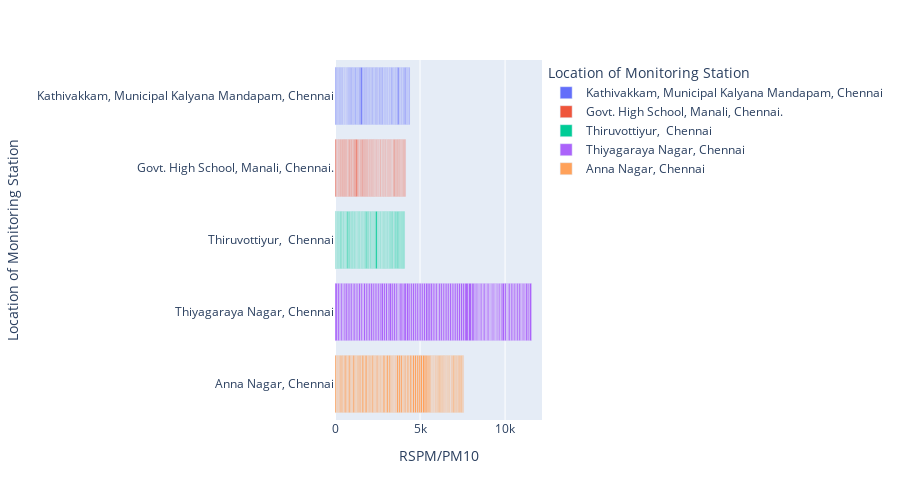

Source (notebook cell):
### Code cell
#br graph using plotly
import plotly.express as px
px.bar(new_data.head(500), x = 'RSPM/PM10', y = 'Location of Monitoring Station', 
       color = 'Location of Monitoring Station', height = 500, hover_data = ['RSPM/PM10', 'Location of Monitoring Station'])

### Figure 1 — Plotly figure (JSON) as saved in the notebook; plotly's stock layout.template omitted (floating-point values rounded to 4 significant figures)
{"data": [{"alignmentgroup": "True", "hovertemplate": "Location of Monitoring Station=%{y}<br>RSPM/PM10=%{x}<extra></extra>", "legendgroup": "Kathivakkam, Municipal Kalyana Mandapam, Chennai", "marker": {"color": "#636efa", "pattern": {"shape": ""}}, "name": "Kathivakkam, Municipal Kalyana Mandapam, Chennai", "offsetgroup": "Kathivakkam, Municipal Kalyana Mandapam, Chennai", "orientation": "h", "showlegend": true, "textposition": "auto", "type": "bar", "x": [55, 45, 50, 46, 42, 43, 51, 46, 50, 48, 32, 29, 17, 44, 25, 29, 29, 41, 43, 42, 54, 62, 66, 40, 56, 50, 49, 63, 42, 44, 43, 48, 63, 119, 61, 48, 52, 43, 53, 57, 39, 47, 45, 43, 40, 46, 55, 42, 35, 40, 49, 50, 58, 42, 40, 55, 41, 51, 74, 40, 42, 42, 41, 45, 43, 43, 34, 35, 39, 45, 42, 60, 51, 41, 34, 40, 38, 51, 47, 104, 45, 34, 41, 44, 39, 40, 53, 56, 65, 33, 46, 50, 44, 45], "xaxis": "x", "y": ["Kathivakkam, Municipal Kalyana Mandapam, Chennai", "Kathivakkam, Municipal Kalyana Mandapam, Chennai", "Kathivakkam, Municipal Kalyana Mandapam, Chennai", "Kathivakkam, Municipal Kalyana Mandapam, Chennai", "Kathivakkam, Municipal Kalyana Mandapam, Chennai", "Kathivakkam, Municipal Kalyana Mandapam, Chennai", "Kathivakkam, Municipal Kalyana Mandapam, Chennai", "Kathivakkam, Municipal Kalyana Mandapam, Chennai", "Kathivakkam, Municipal Kalyana Mandapam, Chennai", "Kathivakkam, Municipal Kalyana Mandapam, Chennai", "Kathivakkam, Municipal Kalyana Mandapam, Chennai", "Kathivakkam, Municipal Kalyana Mandapam, Chennai", "Kathivakkam, Municipal Kalyana Mandapam, Chennai", "Kathivakkam, Municipal Kalyana Mandapam, Chennai", "Kathivakkam, Municipal Kalyana Mandapam, Chennai", "Kathivakkam, Municipal Kalyana Mandapam, Chennai", "Kathivakkam, Municipal Kalyana Mandapam, Chennai", "Kathivakkam, Municipal Kalyana Mandapam, Chennai", "Kathivakkam, Municipal Kalyana Mandapam, Chennai", "Kathivakkam, Municipal Kalyana Mandapam, Chennai", "Kathivakkam, Municipal Kalyana Mandapam, Chennai", "Kathivakkam, Municipal Kalyana Mandapam, Chennai", "Kathivakkam, Municipal Kalyana Mandapam, Chennai", "Kathivakkam, Municipal Kalyana Mandapam, Chennai", "Kathivakkam, Municipal Kalyana Mandapam, Chennai", "Kathivakkam, Municipal Kalyana Mandapam, Chennai", "Kathivakkam, Municipal Kalyana Mandapam, Chennai", "Kathivakkam, Municipal Kalyana Mandapam, Chennai", "Kathivakkam, Municipal Kalyana Mandapam, Chennai", "Kathivakkam, Municipal Kalyana Mandapam, Chennai", "Kathivakkam, Municipal Kalyana Mandapam, Chennai", "Kathivakkam, Municipal Kalyana Mandapam, Chennai", "Kathivakkam, Municipal Kalyana Mandapam, Chennai", "Kathivakkam, Municipal Kalyana Mandapam, Chennai", "Kathivakkam, Municipal Kalyana Mandapam, Chennai", "Kathivakkam, Municipal Kalyana Mandapam, Chennai", "Kathivakkam, Municipal Kalyana Mandapam, Chennai", "Kathivakkam, Municipal Kalyana Mandapam, Chennai", "Kathivakkam, Municipal Kalyana Mandapam, Chennai", "Kathivakkam, Municipal Kalyana Mandapam, Chennai", "Kathivakkam, Municipal Kalyana Mandapam, Chennai", "Kathivakkam, Municipal Kalyana Mandapam, Chennai", "Kathivakkam, Municipal Kalyana Mandapam, Chennai", "Kathivakkam, Municipal Kalyana Mandapam, Chennai", "Kathivakkam, Municipal Kalyana Mandapam, Chennai", "Kathivakkam, Municipal Kalyana Mandapam, Chennai", "Kathivakkam, Municipal Kalyana Mandapam, Chennai", "Kathivakkam, Municipal Kalyana Mandapam, Chennai", "Kathivakkam, Municipal Kalyana Mandapam, Chennai", "Kathivakkam, Municipal Kalyana Mandapam, Chennai", "Kathivakkam, Municipal Kalyana Mandapam, Chennai", "Kathivakkam, Municipal Kalyana Mandapam, Chennai", "Kathivakkam, Municipal Kalyana Mandapam, Chennai", "Kathivakkam, Municipal Kalyana Mandapam, Chennai", "Kathivakkam, Municipal Kalyana Mandapam, Chennai", "Kathivakkam, Municipal Kalyana Mandapam, Chennai", "Kathivakkam, Municipal Kalyana Mandapam, Chennai", "Kathivakkam, Municipal Kalyana Mandapam, Chennai", "Kathivakkam, Municipal Kalyana Mandapam, Chennai", "Kathivakkam, Municipal Kalyana Mandapam, Chennai", "Kathivakkam, Municipal Kalyana Mandapam, Chennai", "Kathivakkam, Municipal Kalyana Mandapam, Chennai", "Kathivakkam, Municipal Kalyana Mandapam, Chennai", "Kathivakkam, Municipal Kalyana Mandapam, Chennai", "Kathivakkam, Municipal Kalyana Mandapam, Chennai", "Kathivakkam, Municipal Kalyana Mandapam, Chennai", "Kathivakkam, Municipal Kalyana Mandapam, Chennai", "Kathivakkam, Municipal Kalyana Mandapam, Chennai", "Kathivakkam, Municipal Kalyana Mandapam, Chennai", "Kathivakkam, Municipal Kalyana Mandapam, Chennai", "Kathivakkam, Municipal Kalyana Mandapam, Chennai", "Kathivakkam, Municipal Kalyana Mandapam, Chennai", "Kathivakkam, Municipal Kalyana Mandapam, Chennai", "Kathivakkam, Municipal Kalyana Mandapam, Chennai", "Kathivakkam, Municipal Kalyana Mandapam, Chennai", "Kathivakkam, Municipal Kalyana Mandapam, Chennai", "Kathivakkam, Municipal Kalyana Mandapam, Chennai", "Kathivakkam, Municipal Kalyana Mandapam, Chennai", "Kathivakkam, Municipal Kalyana Mandapam, Chennai", "Kathivakkam, Municipal Kalyana Mandapam, Chennai", "Kathivakkam, Municipal Kalyana Mandapam, Chennai", "Kathivakkam, Municipal Kalyana Mandapam, Chennai", "Kathivakkam, Municipal Kalyana Mandapam, Chennai", "Kathivakkam, Municipal Kalyana Mandapam, Chennai", "Kathivakkam, Municipal Kalyana Mandapam, Chennai", "Kathivakkam, Municipal Kalyana Mandapam, Chennai", "Kathivakkam, Municipal Kalyana Mandapam, Chennai", "Kathivakkam, Municipal Kalyana Mandapam, Chennai", "Kathivakkam, Municipal Kalyana Mandapam, Chennai", "Kathivakkam, Municipal Kalyana Mandapam, Chennai", "Kathivakkam, Municipal Kalyana Mandapam, Chennai", "Kathivakkam, Municipal Kalyana Mandapam, Chennai", "Kathivakkam, Municipal Kalyana Mandapam, Chennai", "Kathivakkam, Municipal Kalyana Mandapam, Chennai"], "yaxis": "y"}, {"alignmentgroup": "True", "hovertemplate": "Location of Monitoring Station=%{y}<br>RSPM/PM10=%{x}<extra></extra>", "legendgroup": "Govt. High School, Manali, Chennai.", "marker": {"color": "#EF553B", "pattern": {"shape": ""}}, "name": "Govt. High School, Manali, Chennai.", "offsetgroup": "Govt. High School, Manali, Chennai.", "orientation": "h", "showlegend": true, "textposition": "auto", "type": "bar", "x": [68, 39, 43, 34, 35, 43, 48, 55, 47, 52, 45, 60, 47, 59, 57, 39, 42, 63, 46, 43, 65, 48, 54, 64, 105, 61, 47, 38, 34, 51, 48, 64, 47, 56, 53, 56, 56, 64, 32, 41, 39, 50, 49, 32, 51, 42, 29, 35, 39, 41, 36, 35, 34, 41, 28, 29, 52, 26, 29, 38, 34, 38, 39, 36, 37, 42, 32, 37, 35, 25, 51, 42, 32, 46, 29, 27, 29, 50, 62, 38, 47, 51, 54, 42, 41, 49, 45, 42, 27, 48, 49, 45, 44], "xaxis": "x", "y": ["Govt. High School, Manali, Chennai.", "Govt. High School, Manali, Chennai.", "Govt. High School, Manali, Chennai.", "Govt. High School, Manali, Chennai.", "Govt. High School, Manali, Chennai.", "Govt. High School, Manali, Chennai.", "Govt. High School, Manali, Chennai.", "Govt. High School, Manali, Chennai.", "Govt. High School, Manali, Chennai.", "Govt. High School, Manali, Chennai.", "Govt. High School, Manali, Chennai.", "Govt. High School, Manali, Chennai.", "Govt. High School, Manali, Chennai.", "Govt. High School, Manali, Chennai.", "Govt. High School, Manali, Chennai.", "Govt. High School, Manali, Chennai.", "Govt. High School, Manali, Chennai.", "Govt. High School, Manali, Chennai.", "Govt. High School, Manali, Chennai.", "Govt. High School, Manali, Chennai.", "Govt. High School, Manali, Chennai.", "Govt. High School, Manali, Chennai.", "Govt. High School, Manali, Chennai.", "Govt. High School, Manali, Chennai.", "Govt. High School, Manali, Chennai.", "Govt. High School, Manali, Chennai.", "Govt. High School, Manali, Chennai.", "Govt. High School, Manali, Chennai.", "Govt. High School, Manali, Chennai.", "Govt. High School, Manali, Chennai.", "Govt. High School, Manali, Chennai.", "Govt. High School, Manali, Chennai.", "Govt. High School, Manali, Chennai.", "Govt. High School, Manali, Chennai.", "Govt. High School, Manali, Chennai.", "Govt. High School, Manali, Chennai.", "Govt. High School, Manali, Chennai.", "Govt. High School, Manali, Chennai.", "Govt. High School, Manali, Chennai.", "Govt. High School, Manali, Chennai.", "Govt. High School, Manali, Chennai.", "Govt. High School, Manali, Chennai.", "Govt. High School, Manali, Chennai.", "Govt. High School, Manali, Chennai.", "Govt. High School, Manali, Chennai.", "Govt. High School, Manali, Chennai.", "Govt. High School, Manali, Chennai.", "Govt. High School, Manali, Chennai.", "Govt. High School, Manali, Chennai.", "Govt. High School, Manali, Chennai.", "Govt. High School, Manali, Chennai.", "Govt. High School, Manali, Chennai.", "Govt. High School, Manali, Chennai.", "Govt. High School, Manali, Chennai.", "Govt. High School, Manali, Chennai.", "Govt. High School, Manali, Chennai.", "Govt. High School, Manali, Chennai.", "Govt. High School, Manali, Chennai.", "Govt. High School, Manali, Chennai.", "Govt. High School, Manali, Chennai.", "Govt. High School, Manali, Chennai.", "Govt. High School, Manali, Chennai.", "Govt. High School, Manali, Chennai.", "Govt. High School, Manali, Chennai.", "Govt. High School, Manali, Chennai.", "Govt. High School, Manali, Chennai.", "Govt. High School, Manali, Chennai.", "Govt. High School, Manali, Chennai.", "Govt. High School, Manali, Chennai.", "Govt. High School, Manali, Chennai.", "Govt. High School, Manali, Chennai.", "Govt. High School, Manali, Chennai.", "Govt. High School, Manali, Chennai.", "Govt. High School, Manali, Chennai.", "Govt. High School, Manali, Chennai.", "Govt. High School, Manali, Chennai.", "Govt. High School, Manali, Chennai.", "Govt. High School, Manali, Chennai.", "Govt. High School, Manali, Chennai.", "Govt. High School, Manali, Chennai.", "Govt. High School, Manali, Chennai.", "Govt. High School, Manali, Chennai.", "Govt. High School, Manali, Chennai.", "Govt. High School, Manali, Chennai.", "Govt. High School, Manali, Chennai.", "Govt. High School, Manali, Chennai.", "Govt. High School, Manali, Chennai.", "Govt. High School, Manali, Chennai.", "Govt. High School, Manali, Chennai.", "Govt. High School, Manali, Chennai.", "Govt. High School, Manali, Chennai.", "Govt. High School, Manali, Chennai.", "Govt. High School, Manali, Chennai."], "yaxis": "y"}, {"alignmentgroup": "True", "hovertemplate": "Location of Monitoring Station=%{y}<br>RSPM/PM10=%{x}<extra></extra>", "legendgroup": "Thiruvottiyur,  Chennai", "marker": {"color": "#00cc96", "pattern": {"shape": ""}}, "name": "Thiruvottiyur,  Chennai", "offsetgroup": "Thiruvottiyur,  Chennai", "orientation": "h", "showlegend": true, "textposition": "auto", "type": "bar", "x": [31, 40, 30, 31, 35, 38, 49, 36, 54, 51, 44, 41, 46, 46, 25, 35, 28, 46, 68, 53, 53, 36, 41, 46, 42, 40, 42, 46, 35, 43, 30, 27, 34, 32, 45, 32, 48, 33, 41, 32, 36, 38, 39, 36, 54, 71, 47, 58, 42, 36, 52, 37, 43, 35, 45, 36, 24, 68, 100, 46, 30, 41, 35, 38, 44, 31, 37, 32, 33, 48, 41, 29, 36, 41, 40, 36, 33, 40, 46, 55, 54, 57, 30, 32, 49, 59, 49, 60, 52, 46, 45, 50, 49, 44, 50, 50], "xaxis": "x", "y": ["Thiruvottiyur,  Chennai", "Thiruvottiyur,  Chennai", "Thiruvottiyur,  Chennai", "Thiruvottiyur,  Chennai", "Thiruvottiyur,  Chennai", "Thiruvottiyur,  Chennai", "Thiruvottiyur,  Chennai", "Thiruvottiyur,  Chennai", "Thiruvottiyur,  Chennai", "Thiruvottiyur,  Chennai", "Thiruvottiyur,  Chennai", "Thiruvottiyur,  Chennai", "Thiruvottiyur,  Chennai", "Thiruvottiyur,  Chennai", "Thiruvottiyur,  Chennai", "Thiruvottiyur,  Chennai", "Thiruvottiyur,  Chennai", "Thiruvottiyur,  Chennai", "Thiruvottiyur,  Chennai", "Thiruvottiyur,  Chennai", "Thiruvottiyur,  Chennai", "Thiruvottiyur,  Chennai", "Thiruvottiyur,  Chennai", "Thiruvottiyur,  Chennai", "Thiruvottiyur,  Chennai", "Thiruvottiyur,  Chennai", "Thiruvottiyur,  Chennai", "Thiruvottiyur,  Chennai", "Thiruvottiyur,  Chennai", "Thiruvottiyur,  Chennai", "Thiruvottiyur,  Chennai", "Thiruvottiyur,  Chennai", "Thiruvottiyur,  Chennai", "Thiruvottiyur,  Chennai", "Thiruvottiyur,  Chennai", "Thiruvottiyur,  Chennai", "Thiruvottiyur,  Chennai", "Thiruvottiyur,  Chennai", "Thiruvottiyur,  Chennai", "Thiruvottiyur,  Chennai", "Thiruvottiyur,  Chennai", "Thiruvottiyur,  Chennai", "Thiruvottiyur,  Chennai", "Thiruvottiyur,  Chennai", "Thiruvottiyur,  Chennai", "Thiruvottiyur,  Chennai", "Thiruvottiyur,  Chennai", "Thiruvottiyur,  Chennai", "Thiruvottiyur,  Chennai", "Thiruvottiyur,  Chennai", "Thiruvottiyur,  Chennai", "Thiruvottiyur,  Chennai", "Thiruvottiyur,  Chennai", "Thiruvottiyur,  Chennai", "Thiruvottiyur,  Chennai", "Thiruvottiyur,  Chennai", "Thiruvottiyur,  Chennai", "Thiruvottiyur,  Chennai", "Thiruvottiyur,  Chennai", "Thiruvottiyur,  Chennai", "Thiruvottiyur,  Chennai", "Thiruvottiyur,  Chennai", "Thiruvottiyur,  Chennai", "Thiruvottiyur,  Chennai", "Thiruvottiyur,  Chennai", "Thiruvottiyur,  Chennai", "Thiruvottiyur,  Chennai", "Thiruvottiyur,  Chennai", "Thiruvottiyur,  Chennai", "Thiruvottiyur,  Chennai", "Thiruvottiyur,  Chennai", "Thiruvottiyur,  Chennai", "Thiruvottiyur,  Chennai", "Thiruvottiyur,  Chennai", "Thiruvottiyur,  Chennai", "Thiruvottiyur,  Chennai", "Thiruvottiyur,  Chennai", "Thiruvottiyur,  Chennai", "Thiruvottiyur,  Chennai", "Thiruvottiyur,  Chennai", "Thiruvottiyur,  Chennai", "Thiruvottiyur,  Chennai", "Thiruvottiyur,  Chennai", "Thiruvottiyur,  Chennai", "Thiruvottiyur,  Chennai", "Thiruvottiyur,  Chennai", "Thiruvottiyur,  Chennai", "Thiruvottiyur,  Chennai", "Thiruvottiyur,  Chennai", "Thiruvottiyur,  Chennai", "Thiruvottiyur,  Chennai", "Thiruvottiyur,  Chennai", "Thiruvottiyur,  Chennai", "Thiruvottiyur,  Chennai", "Thiruvottiyur,  Chennai", "Thiruvottiyur,  Chennai"], "yaxis": "y"}, {"alignmentgroup": "True", "hovertemplate": "Location of Monitoring Station=%{y}<br>RSPM/PM10=%{x}<extra></extra>", "legendgroup": "Thiyagaraya Nagar, Chennai", "marker": {"color": "#ab63fa", "pattern": {"shape": ""}}, "name": "Thiyagaraya Nagar, Chennai", "offsetgroup": "Thiyagaraya Nagar, Chennai", "orientation": "h", "showlegend": true, "textposition": "auto", "type": "bar", "x": [142, 115, 83, 96, 82, 84, 122, 105, 107, 92, 90, 102, 81, 89, 120, 99, 67, 119, 103, 95, 106, 124, 91, 103, 98, 96, 103, 146, 111, 117, 93, 163, 105, 118, 99, 79, 77, 128, 103, 147, 153, 103, 106, 121, 102, 114, 99, 109, 101, 115, 148, 131, 125, 104, 98, 108, 65, 116, 110, 99, 101, 110, 96, 114, 100, 104, 107, 105, 115, 129, 125, 211, 202, 143, 98, 76, 94, 64, 69, 83, 86, 86, 77, 79, 81, 74, 71, 69, 72, 77, 75, 68, 61, 87, 89, 157, 103, 58, 84, 94, 99, 95, 87, 88, 95, 109, 83, 78, 72, 89, 130, 79, 138], "xaxis": "x", "y": ["Thiyagaraya Nagar, Chennai", "Thiyagaraya Nagar, Chennai", "Thiyagaraya Nagar, Chennai", "Thiyagaraya Nagar, Chennai", "Thiyagaraya Nagar, Chennai", "Thiyagaraya Nagar, Chennai", "Thiyagaraya Nagar, Chennai", "Thiyagaraya Nagar, Chennai", "Thiyagaraya Nagar, Chennai", "Thiyagaraya Nagar, Chennai", "Thiyagaraya Nagar, Chennai", "Thiyagaraya Nagar, Chennai", "Thiyagaraya Nagar, Chennai", "Thiyagaraya Nagar, Chennai", "Thiyagaraya Nagar, Chennai", "Thiyagaraya Nagar, Chennai", "Thiyagaraya Nagar, Chennai", "Thiyagaraya Nagar, Chennai", "Thiyagaraya Nagar, Chennai", "Thiyagaraya Nagar, Chennai", "Thiyagaraya Nagar, Chennai", "Thiyagaraya Nagar, Chennai", "Thiyagaraya Nagar, Chennai", "Thiyagaraya Nagar, Chennai", "Thiyagaraya Nagar, Chennai", "Thiyagaraya Nagar, Chennai", "Thiyagaraya Nagar, Chennai", "Thiyagaraya Nagar, Chennai", "Thiyagaraya Nagar, Chennai", "Thiyagaraya Nagar, Chennai", "Thiyagaraya Nagar, Chennai", "Thiyagaraya Nagar, Chennai", "Thiyagaraya Nagar, Chennai", "Thiyagaraya Nagar, Chennai", "Thiyagaraya Nagar, Chennai", "Thiyagaraya Nagar, Chennai", "Thiyagaraya Nagar, Chennai", "Thiyagaraya Nagar, Chennai", "Thiyagaraya Nagar, Chennai", "Thiyagaraya Nagar, Chennai", "Thiyagaraya Nagar, Chennai", "Thiyagaraya Nagar, Chennai", "Thiyagaraya Nagar, Chennai", "Thiyagaraya Nagar, Chennai", "Thiyagaraya Nagar, Chennai", "Thiyagaraya Nagar, Chennai", "Thiyagaraya Nagar, Chennai", "Thiyagaraya Nagar, Chennai", "Thiyagaraya Nagar, Chennai", "Thiyagaraya Nagar, Chennai", "Thiyagaraya Nagar, Chennai", "Thiyagaraya Nagar, Chennai", "Thiyagaraya Nagar, Chennai", "Thiyagaraya Nagar, Chennai", "Thiyagaraya Nagar, Chennai", "Thiyagaraya Nagar, Chennai", "Thiyagaraya Nagar, Chennai", "Thiyagaraya Nagar, Chennai", "Thiyagaraya Nagar, Chennai", "Thiyagaraya Nagar, Chennai", "Thiyagaraya Nagar, Chennai", "Thiyagaraya Nagar, Chennai", "Thiyagaraya Nagar, Chennai", "Thiyagaraya Nagar, Chennai", "Thiyagaraya Nagar, Chennai", "Thiyagaraya Nagar, Chennai", "Thiyagaraya Nagar, Chennai", "Thiyagaraya Nagar, Chennai", "Thiyagaraya Nagar, Chennai", "Thiyagaraya Nagar, Chennai", "Thiyagaraya Nagar, Chennai", "Thiyagaraya Nagar, Chennai", "Thiyagaraya Nagar, Chennai", "Thiyagaraya Nagar, Chennai", "Thiyagaraya Nagar, Chennai", "Thiyagaraya Nagar, Chennai", "Thiyagaraya Nagar, Chennai", "Thiyagaraya Nagar, Chennai", "Thiyagaraya Nagar, Chennai", "Thiyagaraya Nagar, Chennai", "Thiyagaraya Nagar, Chennai", "Thiyagaraya Nagar, Chennai", "Thiyagaraya Nagar, Chennai", "Thiyagaraya Nagar, Chennai", "Thiyagaraya Nagar, Chennai", "Thiyagaraya Nagar, Chennai", "Thiyagaraya Nagar, Chennai", "Thiyagaraya Nagar, Chennai", "Thiyagaraya Nagar, Chennai", "Thiyagaraya Nagar, Chennai", "Thiyagaraya Nagar, Chennai", "Thiyagaraya Nagar, Chennai", "Thiyagaraya Nagar, Chennai", "Thiyagaraya Nagar, Chennai", "Thiyagaraya Nagar, Chennai", "Thiyagaraya Nagar, Chennai", "Thiyagaraya Nagar, Chennai", "Thiyagaraya Nagar, Chennai", "Thiyagaraya Nagar, Chennai", "Thiyagaraya Nagar, Chennai", "Thiyagaraya Nagar, Chennai", "Thiyagaraya Nagar, Chennai", "Thiyagaraya Nagar, Chennai", "Thiyagaraya Nagar, Chennai", "Thiyagaraya Nagar, Chennai", "Thiyagaraya Nagar, Chennai", "Thiyagaraya Nagar, Chennai", "Thiyagaraya Nagar, Chennai", "Thiyagaraya Nagar, Chennai", "Thiyagaraya Nagar, Chennai", "Thiyagaraya Nagar, Chennai", "Thiyagaraya Nagar, Chennai", "Thiyagaraya Nagar, Chennai"], "yaxis": "y"}, {"alignmentgroup": "True", "hovertemplate": "Location of Monitoring Station=%{y}<br>RSPM/PM10=%{x}<extra></extra>", "legendgroup": "Anna Nagar, Chennai", "marker": {"color": "#FFA15A", "pattern": {"shape": ""}}, "name": "Anna Nagar, Chennai", "offsetgroup": "Anna Nagar, Chennai", "orientation": "h", "showlegend": true, "textposition": "auto", "type": "bar", "x": [94, 65, 52, 73, 74, 70, 77, 80, 80, 75, 78, 86, 74, 63, 93, 85, 54, 75, 67, 67, 80, 97, 75, 92, 89, 72, 69, 61, 55, 82, 66, 72, 75, 71, 56, 54, 60, 48, 42, 91, 83, 78, 102, 96, 68, 61, 62, 65, 47, 75, 122, 122, 98, 75, 71, 72, 45, 75, 77, 101, 77, 119, 112, 107, 115, 133, 150, 123, 107, 72, 68, 47, 38, 55, 38, 45, 59, 51, 54, 61, 68, 64, 60, 64, 61, 58, 53, 49, 51, 49, 60, 41, 38, 58, 58, 99, 59, 62, 52, 69, 67, 64, 74, 67], "xaxis": "x", "y": ["Anna Nagar, Chennai", "Anna Nagar, Chennai", "Anna Nagar, Chennai", "Anna Nagar, Chennai", "Anna Nagar, Chennai", "Anna Nagar, Chennai", "Anna Nagar, Chennai", "Anna Nagar, Chennai", "Anna Nagar, Chennai", "Anna Nagar, Chennai", "Anna Nagar, Chennai", "Anna Nagar, Chennai", "Anna Nagar, Chennai", "Anna Nagar, Chennai", "Anna Nagar, Chennai", "Anna Nagar, Chennai", "Anna Nagar, Chennai", "Anna Nagar, Chennai", "Anna Nagar, Chennai", "Anna Nagar, Chennai", "Anna Nagar, Chennai", "Anna Nagar, Chennai", "Anna Nagar, Chennai", "Anna Nagar, Chennai", "Anna Nagar, Chennai", "Anna Nagar, Chennai", "Anna Nagar, Chennai", "Anna Nagar, Chennai", "Anna Nagar, Chennai", "Anna Nagar, Chennai", "Anna Nagar, Chennai", "Anna Nagar, Chennai", "Anna Nagar, Chennai", "Anna Nagar, Chennai", "Anna Nagar, Chennai", "Anna Nagar, Chennai", "Anna Nagar, Chennai", "Anna Nagar, Chennai", "Anna Nagar, Chennai", "Anna Nagar, Chennai", "Anna Nagar, Chennai", "Anna Nagar, Chennai", "Anna Nagar, Chennai", "Anna Nagar, Chennai", "Anna Nagar, Chennai", "Anna Nagar, Chennai", "Anna Nagar, Chennai", "Anna Nagar, Chennai", "Anna Nagar, Chennai", "Anna Nagar, Chennai", "Anna Nagar, Chennai", "Anna Nagar, Chennai", "Anna Nagar, Chennai", "Anna Nagar, Chennai", "Anna Nagar, Chennai", "Anna Nagar, Chennai", "Anna Nagar, Chennai", "Anna Nagar, Chennai", "Anna Nagar, Chennai", "Anna Nagar, Chennai", "Anna Nagar, Chennai", "Anna Nagar, Chennai", "Anna Nagar, Chennai", "Anna Nagar, Chennai", "Anna Nagar, Chennai", "Anna Nagar, Chennai", "Anna Nagar, Chennai", "Anna Nagar, Chennai", "Anna Nagar, Chennai", "Anna Nagar, Chennai", "Anna Nagar, Chennai", "Anna Nagar, Chennai", "Anna Nagar, Chennai", "Anna Nagar, Chennai", "Anna Nagar, Chennai", "Anna Nagar, Chennai", "Anna Nagar, Chennai", "Anna Nagar, Chennai", "Anna Nagar, Chennai", "Anna Nagar, Chennai", "Anna Nagar, Chennai", "Anna Nagar, Chennai", "Anna Nagar, Chennai", "Anna Nagar, Chennai", "Anna Nagar, Chennai", "Anna Nagar, Chennai", "Anna Nagar, Chennai", "Anna Nagar, Chennai", "Anna Nagar, Chennai", "Anna Nagar, Chennai", "Anna Nagar, Chennai", "Anna Nagar, Chennai", "Anna Nagar, Chennai", "Anna Nagar, Chennai", "Anna Nagar, Chennai", "Anna Nagar, Chennai", "Anna Nagar, Chennai", "Anna Nagar, Chennai", "Anna Nagar, Chennai", "Anna Nagar, Chennai", "Anna Nagar, Chennai", "Anna Nagar, Chennai", "Anna Nagar, Chennai", "Anna Nagar, Chennai"], "yaxis": "y"}], "layout": {"barmode": "relative", "height": 500, "legend": {"title": {"text": "Location of Monitoring Station"}, "tracegroupgap": 0}, "margin": {"t": 60}, "xaxis": {"anchor": "y", "domain": [0, 1], "title": {"text": "RSPM/PM10"}}, "yaxis": {"anchor": "x", "categoryarray": ["Anna Nagar, Chennai", "Thiyagaraya Nagar, Chennai", "Thiruvottiyur,  Chennai", "Govt. High School, Manali, Chennai.", "Kathivakkam, Municipal Kalyana Mandapam, Chennai"], "categoryorder": "array", "domain": [0, 1], "title": {"text": "Location of Monitoring Station"}}}}
